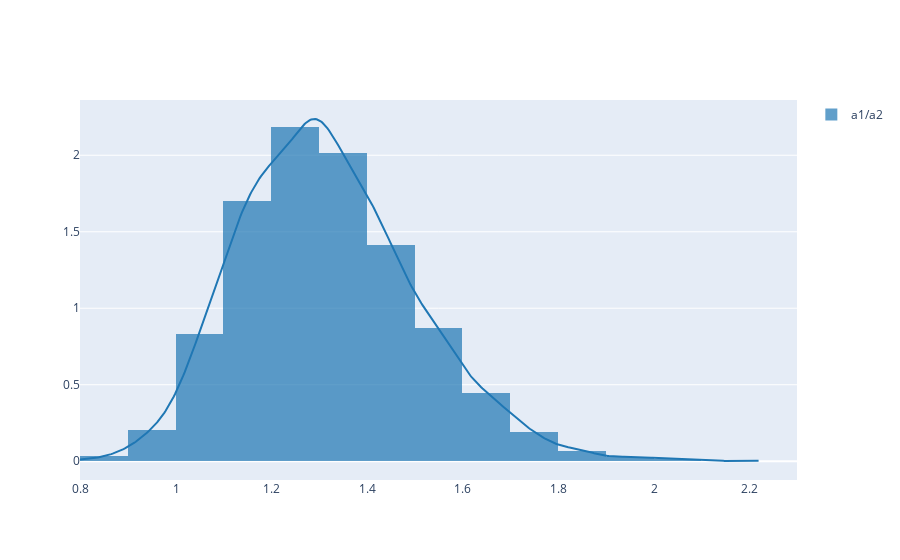

The notebook cell this image was saved under:
### Markdown cell above
### Joint plot from two gamma distributions
#### We sample from these two distributions using Monte Carlo sampling
#### We calculate the posterior distribution of $\theta_{1} > \theta_{2}$ and $\theta_{1} / \theta_{2}$

### Code cell
# SciPy defines the parameters for parameters in a different manner compared to the earlier definition
# the scale parameter is 1/b
def joint_sample(params1=(219,1.0/112), params2=(68,1.0/45)):
    nsize = 5000
    a1 = random.gamma(params1[0], params1[1], nsize)
    a2 = random.gamma(params2[0], params2[1], nsize)
    
    a1_greater_than_a2 = 0
    a1_divided_by_a2 = [0] * nsize
    
    for i in range(nsize):
        
        if(a1[i] > a2[i]):
            a1_greater_than_a2 += 1
        
        a1_divided_by_a2[i] = a1[i] / a2[i]
            
    print("Approximate mean from sampling for distribution a1 greater than a2", a1_greater_than_a2 / nsize)
    fig = ff.create_distplot([a1_divided_by_a2], group_labels=['a1/a2'], show_rug=False, bin_size=0.1)
    fig.show()
    
        
joint_sample()

### Figure 1 — Plotly figure (JSON) as saved in the notebook; plotly's stock layout.template omitted (floating-point values rounded to 4 significant figures; data arrays with more than 128 entries replaced by an {"elided": "..."} marker saying what was removed)
{"data": [{"autobinx": false, "histnorm": "probability density", "legendgroup": "a1/a2", "marker": {"color": "rgb(31, 119, 180)"}, "name": "a1/a2", "opacity": 0.7, "type": "histogram", "x": {"elided": "5000 float values"}, "xaxis": "x", "xbins": {"end": 2.221, "size": 0.1, "start": 0.7988}, "yaxis": "y"}, {"legendgroup": "a1/a2", "marker": {"color": "rgb(31, 119, 180)"}, "mode": "lines", "name": "a1/a2", "showlegend": false, "type": "scatter", "x": {"elided": "500 float values"}, "xaxis": "x", "y": {"elided": "500 float values"}, "yaxis": "y"}], "layout": {"barmode": "overlay", "hovermode": "closest", "legend": {"traceorder": "reversed"}, "xaxis": {"anchor": "y2", "domain": [0, 1], "zeroline": false}, "yaxis": {"anchor": "free", "domain": [0, 1], "position": 0}}}
